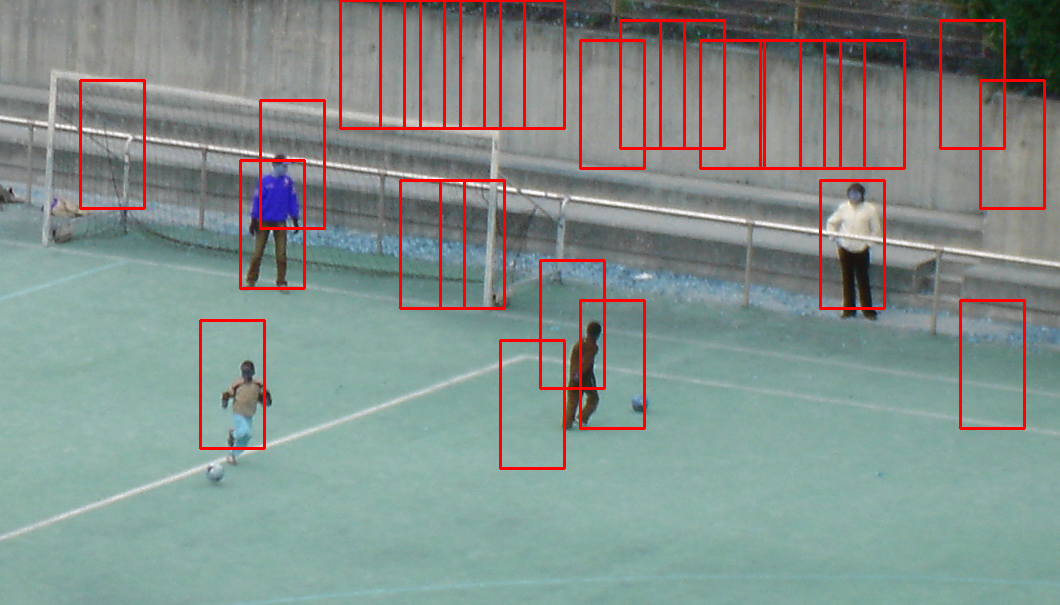
#> input picture test.png, 1060 x 605 px, given as the content of the folder test.png/pos, which was not available
$ python -i detect.py   (imports and definitions only)
#> lines starting #> are read from the running program, lines starting #| are printed output that depends on the picture; pictures that were not available may be replaced by others from this repository, and a replacement may not be noted
import cv2
from sklearn import svm
import os
import numpy as np
import joblib
from skimage.feature import hog
from skimage import io
import time

def dataloader(rootpath):
    """
    根据路径加载图片，返回特征和标签
    """
#> called with rootpath = 'test.png'
    pos_feature_list = []
    neg_feature_list = []
    pos_count = 0
    neg_count = 0

    #根据数据集位置获得正负样本文件名
    pospath = rootpath + '\\pos'
    pos_files = os.listdir(pospath)
    negpath = rootpath + '\\neg'
    neg_files = os.listdir(negpath)

    for img_file in pos_files:
        img_raw = io.imread(os.path.join(pospath, img_file))
#> img_raw is the input picture: shape (605, 1060, 3); mean R, G, B 133, 143, 138.8
        # print(img_raw.shape)
        # HOG特征提取算法针对的是单一通道（灰度）图像，而多通道（RGB）图像需要将其转换为灰度图像或单独处理每个通道的特征
        gray_img = cv2.cvtColor(img_raw, cv2.COLOR_BGR2GRAY)
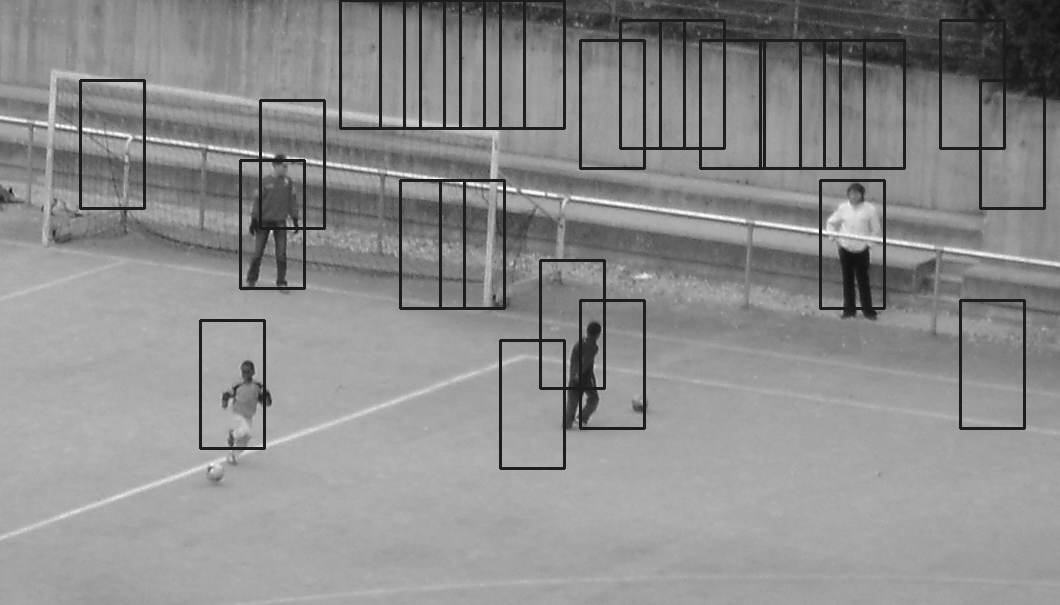
#> gray_img: shape (605, 1060); min 15, max 255, mean 140.6

        features = hog(gray_img, orientations=9, pixels_per_cell=(8, 8), cells_per_block=(2, 2), block_norm="L2", transform_sqrt=True, feature_vector=True)
        pos_count += 1
        pos_feature_list.append(features)
    for img_file in neg_files:
        img_raw = io.imread(os.path.join(negpath, img_file))
        img = cv2.resize(img_raw, (64,128))
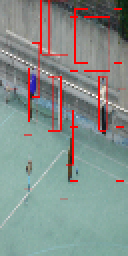
#> img: shape (128, 64, 3) (shown 2 times larger); mean R, G, B 132.7, 143.1, 138.9
        gray_img = cv2.cvtColor(img, cv2.COLOR_BGR2GRAY)
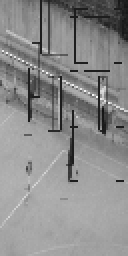
#> gray_img: shape (128, 64) (shown 2 times larger); min 18, max 248, mean 140.7
        features = hog(gray_img, orientations=9, pixels_per_cell=(8, 8), cells_per_block=(2, 2), block_norm="L2", transform_sqrt=True, feature_vector=True)
#> features = 3780 values, max 0.927 at index 3001, min 0 at index 29, mean 0.108
        neg_count += 1
        neg_feature_list.append(features)
    return pos_feature_list,neg_feature_list, pos_count,neg_count


# [99 lines left out: functions sliding_window, nms, detect, not called in this run]

# [2 lines not run here, left out]

>>> result = dataloader('test.png')
